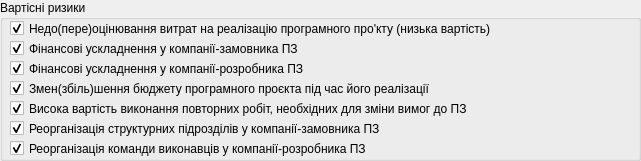
       <widget class="QGroupBox" name="groupBox_10">
        <property name="geometry">
         <rect>
          <x>630</x>
          <y>370</y>
          <width>641</width>
          <height>161</height>
         </rect>
        </property>
        <property name="title">
         <string>Вартісні ризики</string>
        </property>
        <widget class="QCheckBox" name="ba">
         <property name="geometry">
          <rect>
           <x>10</x>
           <y>20</y>
           <width>631</width>
           <height>17</height>
          </rect>
         </property>
         <property name="text">
          <string>Недо(пере)оцінювання витрат на реалізацію програмного про'кту (низька вартість)</string>
         </property>
         <property name="checked">
          <bool>true</bool>
         </property>
         <attribute name="buttonGroup">
          <string notr="true">buttonGroup_6</string>
         </attribute>
        </widget>
        <widget class="QCheckBox" name="bb">
         <property name="geometry">
          <rect>
           <x>10</x>
           <y>40</y>
           <width>341</width>
           <height>17</height>
          </rect>
         </property>
         <property name="text">
          <string>Фінансові ускладнення у компанії-замовника ПЗ</string>
         </property>
         <property name="checked">
          <bool>true</bool>
         </property>
         <attribute name="buttonGroup">
          <string notr="true">buttonGroup_6</string>
         </attribute>
        </widget>
        <widget class="QCheckBox" name="bc">
         <property name="geometry">
          <rect>
           <x>10</x>
           <y>60</y>
           <width>351</width>
           <height>17</height>
          </rect>
         </property>
         <property name="text">
          <string>Фінансові ускладнення у компанії-розробника ПЗ</string>
         </property>
         <property name="checked">
          <bool>true</bool>
         </property>
         <attribute name="buttonGroup">
          <string notr="true">buttonGroup_6</string>
         </attribute>
        </widget>
        <widget class="QCheckBox" name="bd">
         <property name="geometry">
          <rect>
           <x>10</x>
           <y>80</y>
           <width>631</width>
           <height>17</height>
          </rect>
         </property>
         <property name="text">
          <string>Змен(збіль)шення бюджету програмного проєкта під час його реалізації</string>
         </property>
         <property name="checked">
          <bool>true</bool>
         </property>
         <attribute name="buttonGroup">
          <string notr="true">buttonGroup_6</string>
         </attribute>
        </widget>
        <widget class="QCheckBox" name="be">
         <property name="geometry">
          <rect>
           <x>10</x>
           <y>100</y>
           <width>561</width>
           <height>17</height>
          </rect>
         </property>
         <property name="text">
          <string>Висока вартість виконання повторних робіт, необхідних для зміни вимог до ПЗ</string>
         </property>
         <property name="checked">
          <bool>true</bool>
         </property>
         <attribute name="buttonGroup">
          <string notr="true">buttonGroup_6</string>
         </attribute>
        </widget>
        <widget class="QCheckBox" name="bf">
         <property name="geometry">
          <rect>
           <x>10</x>
           <y>120</y>
           <width>561</width>
           <height>17</height>
          </rect>
         </property>
         <property name="text">
          <string>Реорганізація структурних підрозділів у компанії-замовника ПЗ</string>
         </property>
         <property name="checked">
          <bool>true</bool>
         </property>
         <attribute name="buttonGroup">
          <string notr="true">buttonGroup_6</string>
         </attribute>
        </widget>
        <widget class="QCheckBox" name="bg">
         <property name="geometry">
          <rect>
           <x>10</x>
           <y>140</y>
           <width>561</width>
           <height>17</height>
          </rect>
         </property>
         <property name="text">
          <string>Реорганізація команди виконавців у компанії-розробника ПЗ</string>
         </property>
         <property name="checked">
          <bool>true</bool>
         </property>
         <attribute name="buttonGroup">
          <string notr="true">buttonGroup_6</string>
         </attribute>
        </widget>
       </widget>
